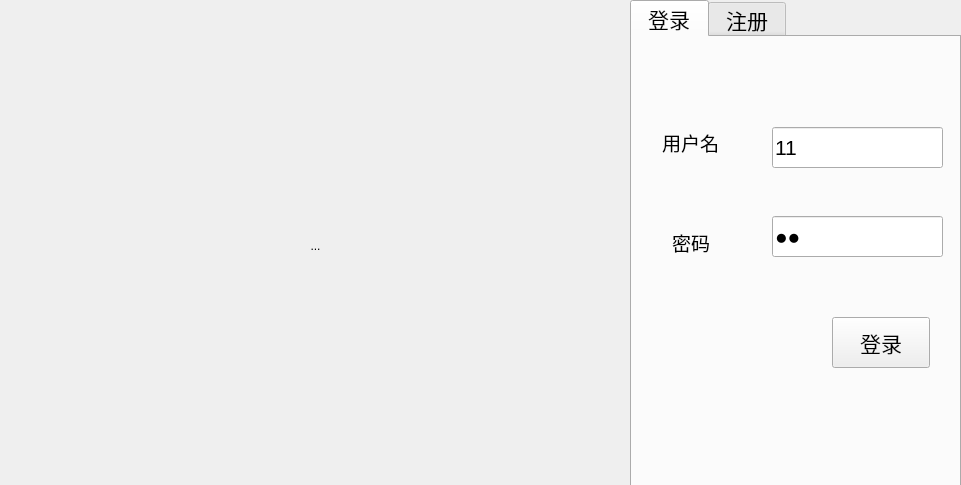
<?xml version="1.0" encoding="UTF-8"?>
<ui version="4.0">
 <class>LoginDialog</class>
 <widget class="QWidget" name="LoginDialog">
  <property name="geometry">
   <rect>
    <x>0</x>
    <y>0</y>
    <width>961</width>
    <height>485</height>
   </rect>
  </property>
  <property name="windowTitle">
   <string>Form</string>
  </property>
  <widget class="QTabWidget" name="tabWidget">
   <property name="geometry">
    <rect>
     <x>630</x>
     <y>0</y>
     <width>331</width>
     <height>491</height>
    </rect>
   </property>
   <property name="font">
    <font>
     <pointsize>16</pointsize>
    </font>
   </property>
   <property name="currentIndex">
    <number>0</number>
   </property>
   <widget class="QWidget" name="tab">
    <attribute name="title">
     <string> 登录 </string>
    </attribute>
    <widget class="QLabel" name="lb_name">
     <property name="geometry">
      <rect>
       <x>30</x>
       <y>90</y>
       <width>81</width>
       <height>30</height>
      </rect>
     </property>
     <property name="font">
      <font>
       <pointsize>14</pointsize>
      </font>
     </property>
     <property name="text">
      <string>用户名 </string>
     </property>
    </widget>
    <widget class="QLineEdit" name="le_name">
     <property name="geometry">
      <rect>
       <x>140</x>
       <y>90</y>
       <width>171</width>
       <height>41</height>
      </rect>
     </property>
     <property name="text">
      <string>11</string>
     </property>
    </widget>
    <widget class="QLabel" name="lb_password">
     <property name="geometry">
      <rect>
       <x>40</x>
       <y>190</y>
       <width>81</width>
       <height>30</height>
      </rect>
     </property>
     <property name="font">
      <font>
       <pointsize>14</pointsize>
      </font>
     </property>
     <property name="text">
      <string>密码</string>
     </property>
    </widget>
    <widget class="QLineEdit" name="le_password">
     <property name="geometry">
      <rect>
       <x>140</x>
       <y>179</y>
       <width>171</width>
       <height>41</height>
      </rect>
     </property>
     <property name="text">
      <string>11</string>
     </property>
     <property name="echoMode">
      <enum>QLineEdit::Password</enum>
     </property>
    </widget>
    <widget class="QPushButton" name="pb_login">
     <property name="geometry">
      <rect>
       <x>200</x>
       <y>280</y>
       <width>98</width>
       <height>51</height>
      </rect>
     </property>
     <property name="text">
      <string>登录</string>
     </property>
    </widget>
   </widget>
   <widget class="QWidget" name="tab_2">
    <attribute name="title">
     <string> 注册 </string>
    </attribute>
    <widget class="QLineEdit" name="le_register_name">
     <property name="geometry">
      <rect>
       <x>150</x>
       <y>60</y>
       <width>161</width>
       <height>30</height>
      </rect>
     </property>
    </widget>
    <widget class="QLabel" name="lb_register_name">
     <property name="geometry">
      <rect>
       <x>50</x>
       <y>60</y>
       <width>81</width>
       <height>30</height>
      </rect>
     </property>
     <property name="font">
      <font>
       <pointsize>14</pointsize>
      </font>
     </property>
     <property name="text">
      <string>用户名 </string>
     </property>
    </widget>
    <widget class="QLineEdit" name="le_register_password">
     <property name="geometry">
      <rect>
       <x>150</x>
       <y>150</y>
       <width>161</width>
       <height>30</height>
      </rect>
     </property>
     <property name="echoMode">
      <enum>QLineEdit::Password</enum>
     </property>
    </widget>
    <widget class="QPushButton" name="pb_register">
     <property name="geometry">
      <rect>
       <x>60</x>
       <y>330</y>
       <width>98</width>
       <height>51</height>
      </rect>
     </property>
     <property name="text">
      <string>注册</string>
     </property>
    </widget>
    <widget class="QLabel" name="lb_register_password">
     <property name="geometry">
      <rect>
       <x>50</x>
       <y>150</y>
       <width>81</width>
       <height>30</height>
      </rect>
     </property>
     <property name="font">
      <font>
       <pointsize>14</pointsize>
      </font>
     </property>
     <property name="text">
      <string>密码</string>
     </property>
    </widget>
    <widget class="QLineEdit" name="le_register_confirm">
     <property name="geometry">
      <rect>
       <x>150</x>
       <y>240</y>
       <width>161</width>
       <height>30</height>
      </rect>
     </property>
     <property name="echoMode">
      <enum>QLineEdit::Password</enum>
     </property>
    </widget>
    <widget class="QLabel" name="lb_register_confirm">
     <property name="geometry">
      <rect>
       <x>50</x>
       <y>240</y>
       <width>81</width>
       <height>30</height>
      </rect>
     </property>
     <property name="font">
      <font>
       <pointsize>14</pointsize>
      </font>
     </property>
     <property name="text">
      <string>确认</string>
     </property>
    </widget>
    <widget class="QPushButton" name="pb_register_clear">
     <property name="geometry">
      <rect>
       <x>190</x>
       <y>330</y>
       <width>98</width>
       <height>51</height>
      </rect>
     </property>
     <property name="text">
      <string>清空</string>
     </property>
    </widget>
   </widget>
  </widget>
  <widget class="QToolButton" name="toolButton">
   <property name="geometry">
    <rect>
     <x>0</x>
     <y>0</y>
     <width>631</width>
     <height>491</height>
    </rect>
   </property>
   <property name="text">
    <string>...</string>
   </property>
   <property name="icon">
    <iconset resource="resource.qrc">
     <normaloff>:/QQ截图20201128121724.png</normaloff>:/QQ截图20201128121724.png</iconset>
   </property>
   <property name="iconSize">
    <size>
     <width>631</width>
     <height>491</height>
    </size>
   </property>
   <property name="autoRaise">
    <bool>true</bool>
   </property>
  </widget>
 </widget>
 <tabstops>
  <tabstop>le_register_name</tabstop>
  <tabstop>le_register_password</tabstop>
  <tabstop>le_register_confirm</tabstop>
  <tabstop>pb_register</tabstop>
  <tabstop>tabWidget</tabstop>
  <tabstop>le_name</tabstop>
  <tabstop>le_password</tabstop>
  <tabstop>pb_login</tabstop>
  <tabstop>pb_register_clear</tabstop>
 </tabstops>
 <resources>
  <include location="resource.qrc"/>
 </resources>
 <connections/>
</ui>
